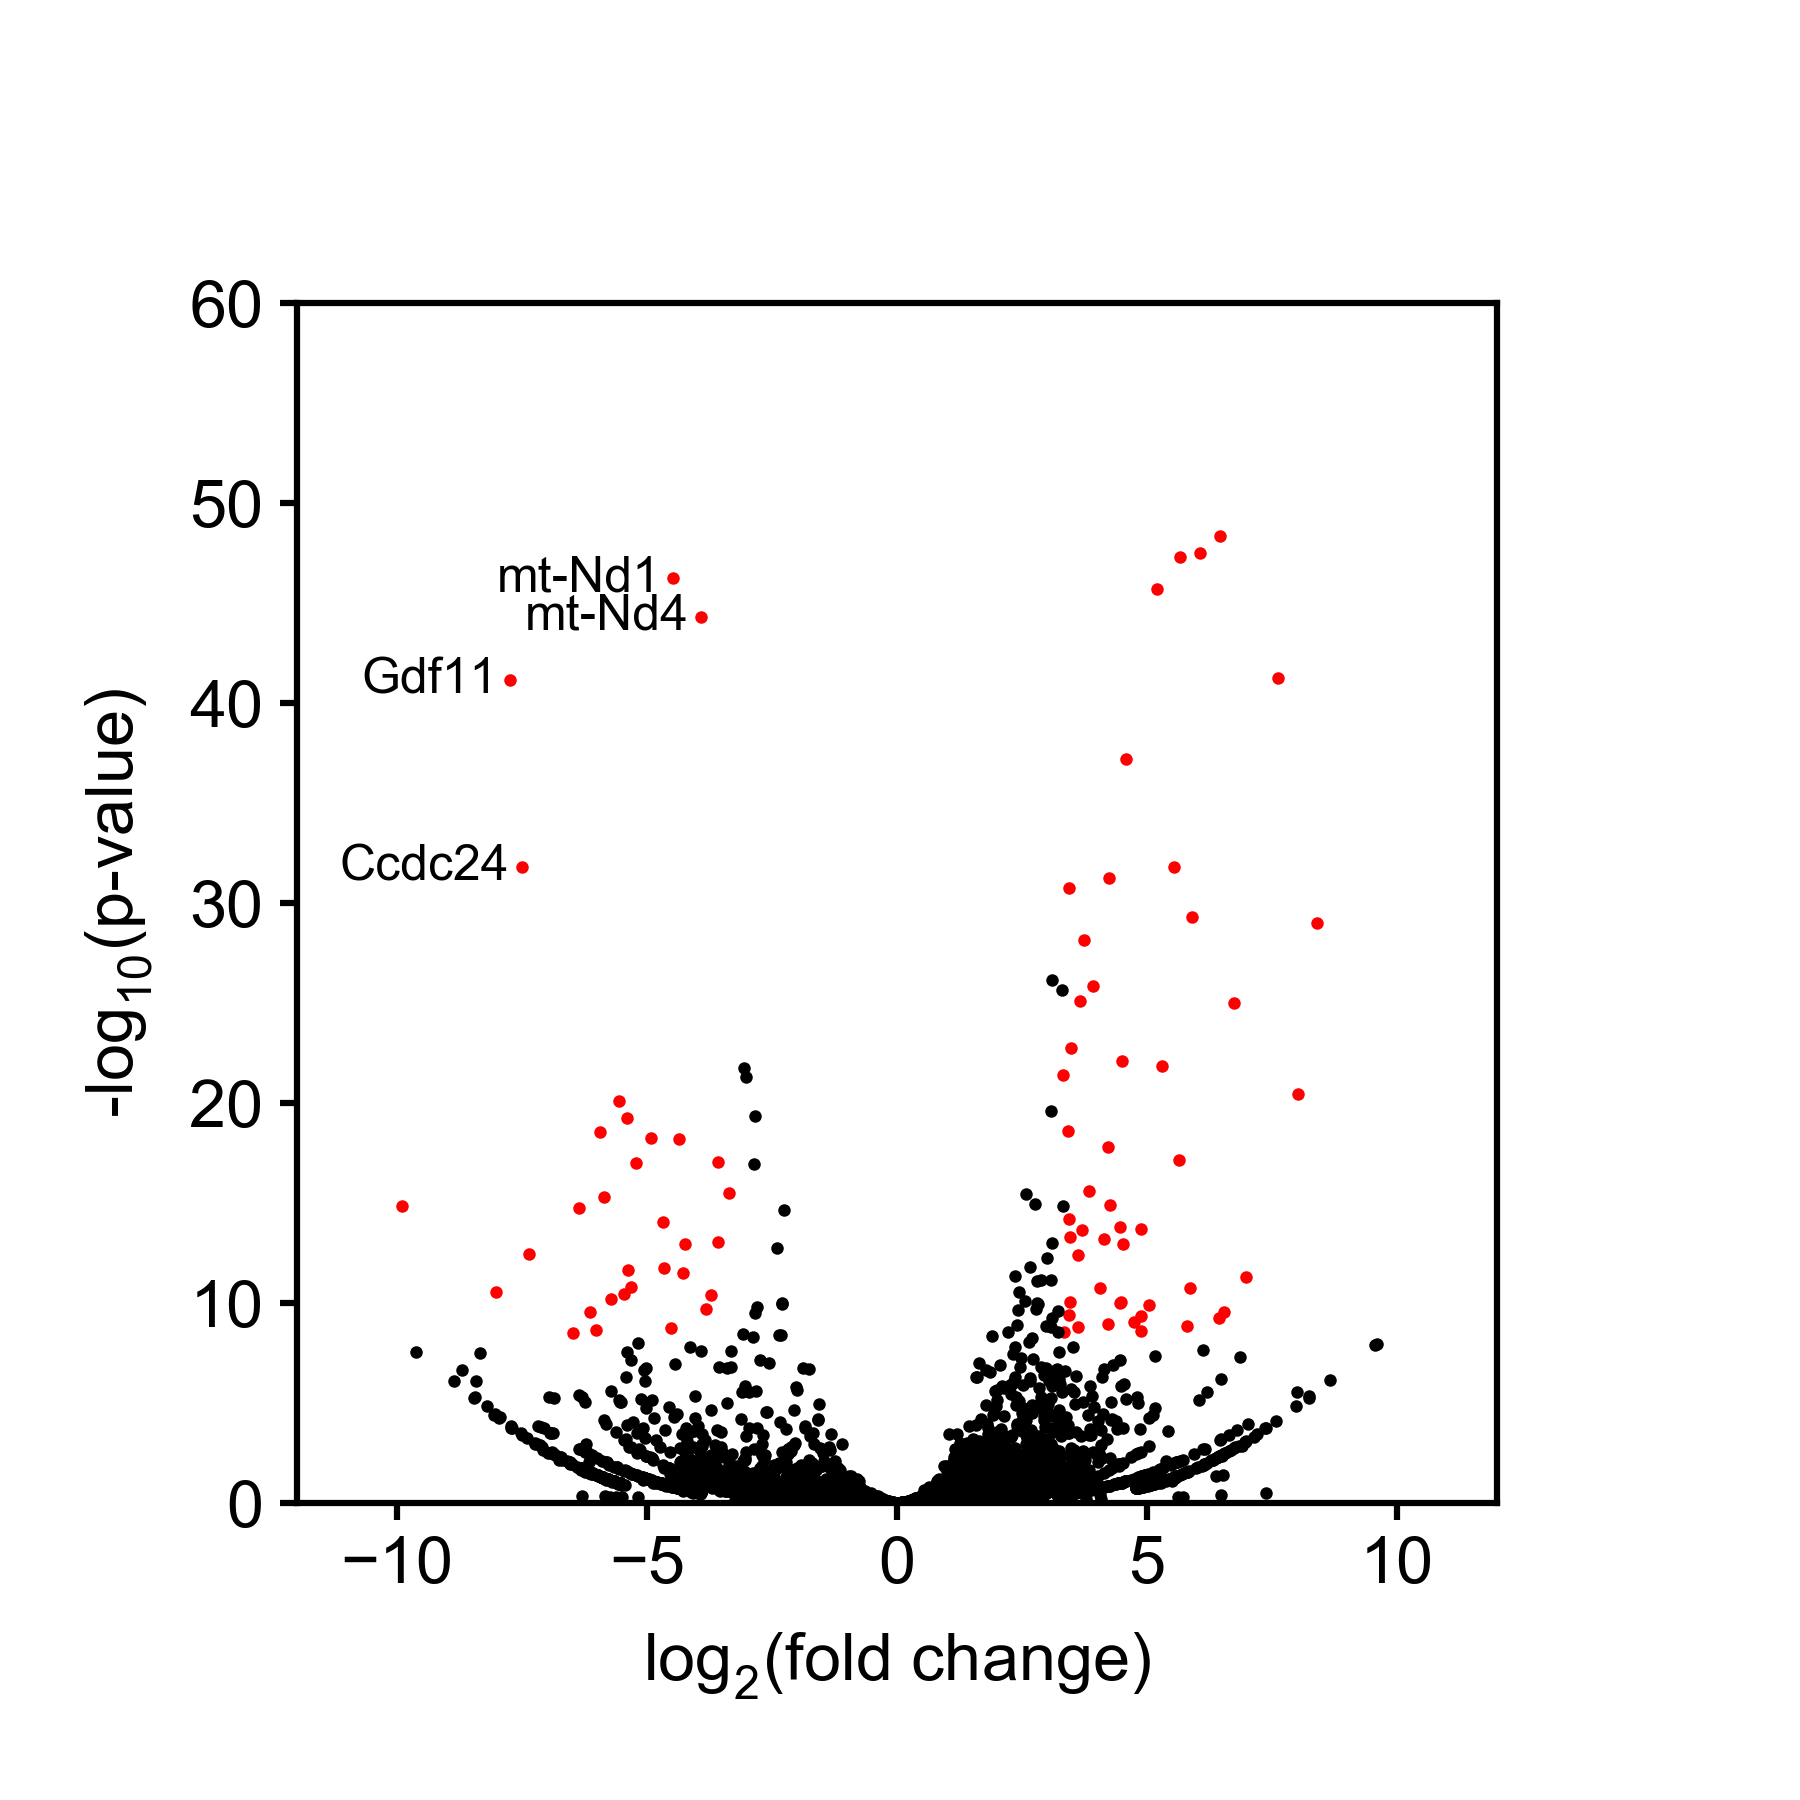

This chart was generated by the following Python code:
#!/usr/bin/env python3

import matplotlib.pyplot as plt
import numpy as np
import argparse

# Argparse code, from argparse_example.py code
parser = argparse.ArgumentParser(description='Week 3 Assignment Options:', usage='python3 LastName_FirstName_BME163_Assignment_Week1.py -s /path/to/stylesheet.mplstyle -o /path/to/output.png')
parser.add_argument('-s', '--style_sheet', default="BME163")
parser.add_argument('-i', '--input_file')
parser.add_argument('-o', '--output_file')
args = parser.parse_args()
plt.style.use(args.style_sheet)

xRed = []
yRed = []
xLabel = []
yLabel = []
xBlack = []
yBlack = []
geneList = []
openFile = open(args.input_file, "r")
for line in openFile.readlines():
    try:
        yCol = float(line.split()[2])
        y = -1*np.log10(yCol)
        x = float(line.split()[1])
        foldChange = 2**abs(x)
        if (foldChange > 10 and y > 30 and x < 0):
            xLabel.append(x)
            yLabel.append(y)
            geneList.append(line.split()[0])
        elif (foldChange > 10 and y > 8):
            xRed.append(x)
            yRed.append(y)
        else:
            xBlack.append(x)
            yBlack.append(y)
    except ValueError:
        continue

# Set dimensions of figure given requirements
figureHeight=3
figureWidth=3
plt.figure(figsize=(figureWidth, figureHeight))

# Set dimensions of panel given requirements
mainWidth = 2
mainHeight = 2
panelWidth = mainWidth / figureWidth
panelHeight = mainHeight / figureHeight
panel = plt.axes([0.1665,0.1665,panelWidth,panelHeight])
panel.set_xlim(-12.01,12.01)
panel.set_ylim(0,60)
panel.set_xlabel('log' + r'$_2$' + '(fold change)', fontsize=8)
# panel.set_ylabel('-log' + r'$_{10}$' + '(p-value)', fontsize=8)

# plt.xlabel(r'$log_{2}$'"(fold change)")
plt.ylabel('-' + r'$log_{10}$' + '(p-value)')
panel.tick_params(labelsize=8)
panel.plot(xLabel,yLabel,\
                  marker='o', \
                  linewidth=0,\
                  markeredgecolor='red',\
                  markerfacecolor='red',\
                  markeredgewidth=0, \
                  markersize=1.455)

panel.plot(xRed,yRed,\
                  marker='o', \
                  linewidth=0,\
                  markeredgecolor='red',\
                  markerfacecolor='red',\
                  markeredgewidth=0,\
                  markersize=1.455)

panel.plot(xBlack,yBlack,\
                  marker='o', \
                  linewidth=0,\
                  markeredgecolor='black',\
                  markerfacecolor='black',\
                  markeredgewidth=0, \
                  markersize=1.455)

for i in range(len(geneList)):
    panel.annotate(geneList[i],(xLabel[i], yLabel[i]), xytext=(xLabel[i] - 0.255, yLabel[i]),\
                      fontsize=6,verticalalignment='center',horizontalalignment='right')
plt.savefig(args.output_file,dpi=600)
